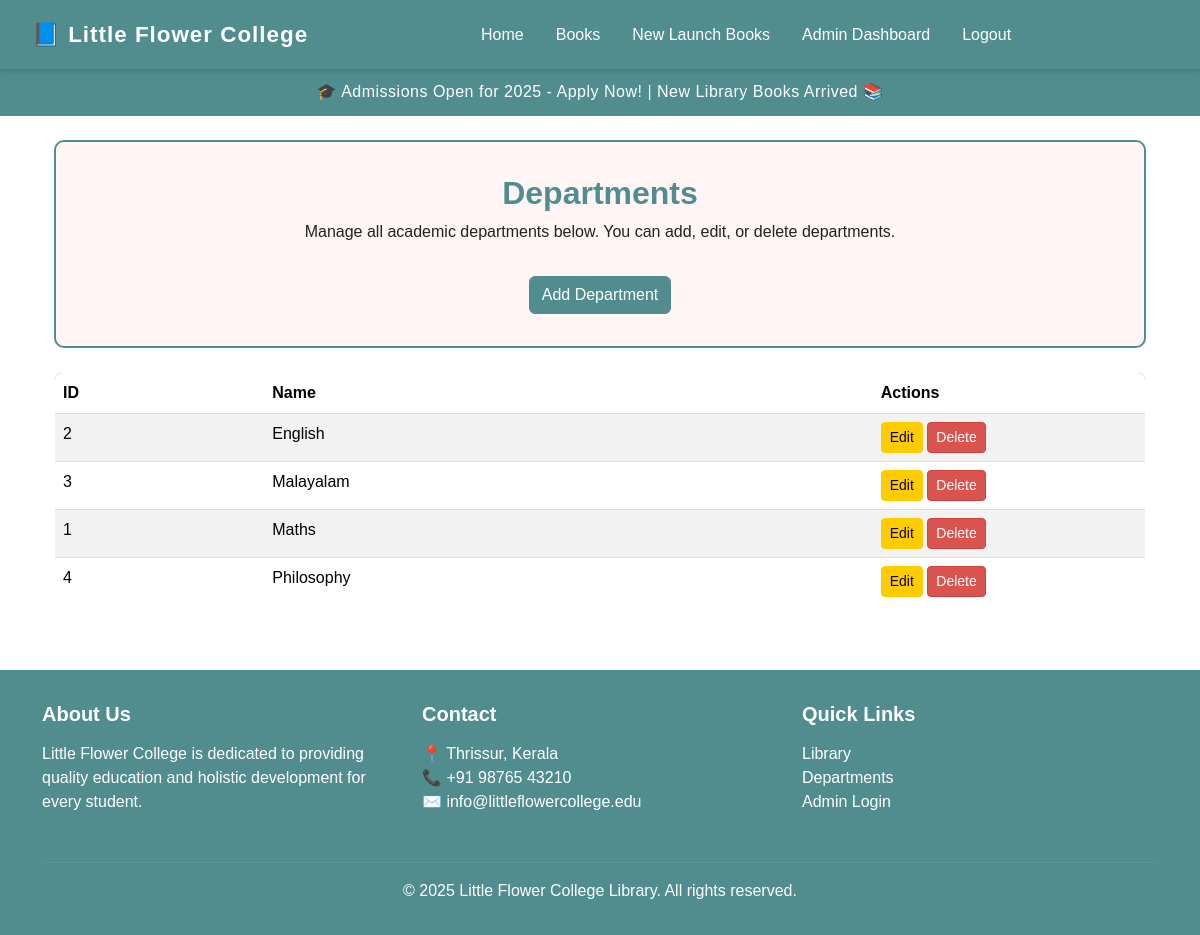
The page /admin/departments (signed in) on the database its author committed.
### tables this page shows
CREATE TABLE departments (
    id INTEGER PRIMARY KEY AUTOINCREMENT,
    name TEXT UNIQUE NOT NULL
);

### app.py (the view)
@app.route("/admin/departments")
@admin_required
def admin_departments():
    conn = get_db()
    cur = conn.cursor()
    cur.execute("SELECT * FROM departments ORDER BY name")
    departments = cur.fetchall()
    conn.close()
    return render_template("admin_departments.html", departments=departments)

### app.py (called while the page is built)
def get_db():
    conn = sqlite3.connect(DB_PATH)
    conn.row_factory = sqlite3.Row  # Important: allows accessing columns by name
    return conn

def admin_required(f):
    @wraps(f)
    def decorated(*args, **kwargs):
        if not session.get("admin_logged_in"):
            flash("Please login first.", "warning")
            return redirect(url_for("admin_login"))
        return f(*args, **kwargs)
    return decorated

### templates/admin_departments.html (shortened to what this page needs)
{% extends "layout.html" %}
{% block content %}
<div class="container mt-4">
  <div class="page-header">
    <h2>Departments</h2>
    <p>Manage all academic departments below. You can add, edit, or delete departments.</p>
    <a href="{{ url_for('admin_add_department') }}" class="btn btn-primary mt-3">Add Department</a>
  </div>
  <table class="table table-striped mt-4">
    <thead>
      <tr>
        <th>ID</th>
        <th>Name</th>
        <th style="width: 25%;">Actions</th>
      </tr>
    </thead>
    <tbody>
      {% for dept in departments %}
      <tr>
        <td>{{ dept.id }}</td>
        <td>{{ dept.name }}</td>
        <td>
          <a href="{{ url_for('admin_edit_department', dept_id=dept.id) }}" class="btn btn-sm btn-warning">Edit</a>
          <form action="{{ url_for('admin_delete_department', dept_id=dept.id) }}" method="POST" style="display:inline;" onsubmit="return confirm('Are you sure you want to delete this department?');">
            <button type="submit" class="btn btn-sm btn-danger">Delete</button>
          </form>
        </td>
      </tr>
      {% endfor %}
    </tbody>
  </table>
</div>
{% endblock %}

### static/css/style.css (style rules this page uses)
body { background: #f8f9fa; }

### templates/layout.html (style rules this page uses)
body { background-color: #ffffff; color: #222; font-family: "Poppins", sans-serif; }

### templates/admin_departments.html (style rules this page uses)
.page-header { background-color: #fff5f5; border: 2px solid #518d8f; border-radius: 10px; padding: 2rem; margin-top: 20px; text-align: center; }
.page-header h2 { color: #518d8f; font-weight: 700; }
.btn-primary { background-color: #518d8f; border-color: #518d8f; }
.table { margin-top: 2rem; border: 1px solid #ddd; background-color: #fff; border-radius: 8px; overflow: hidden; }
.table thead { background-color: #518d8f; color: white; }
.btn-warning { background-color: #ffcc00; border-color: #ffcc00; color: #000; }
.btn-danger { background-color: #d9534f; border-color: #d43f3a; }

### rows shown on the page
departments: id "2", name "English"
departments: id "3", name "Malayalam"
departments: id "1", name "Maths"
departments: id "4", name "Philosophy"
